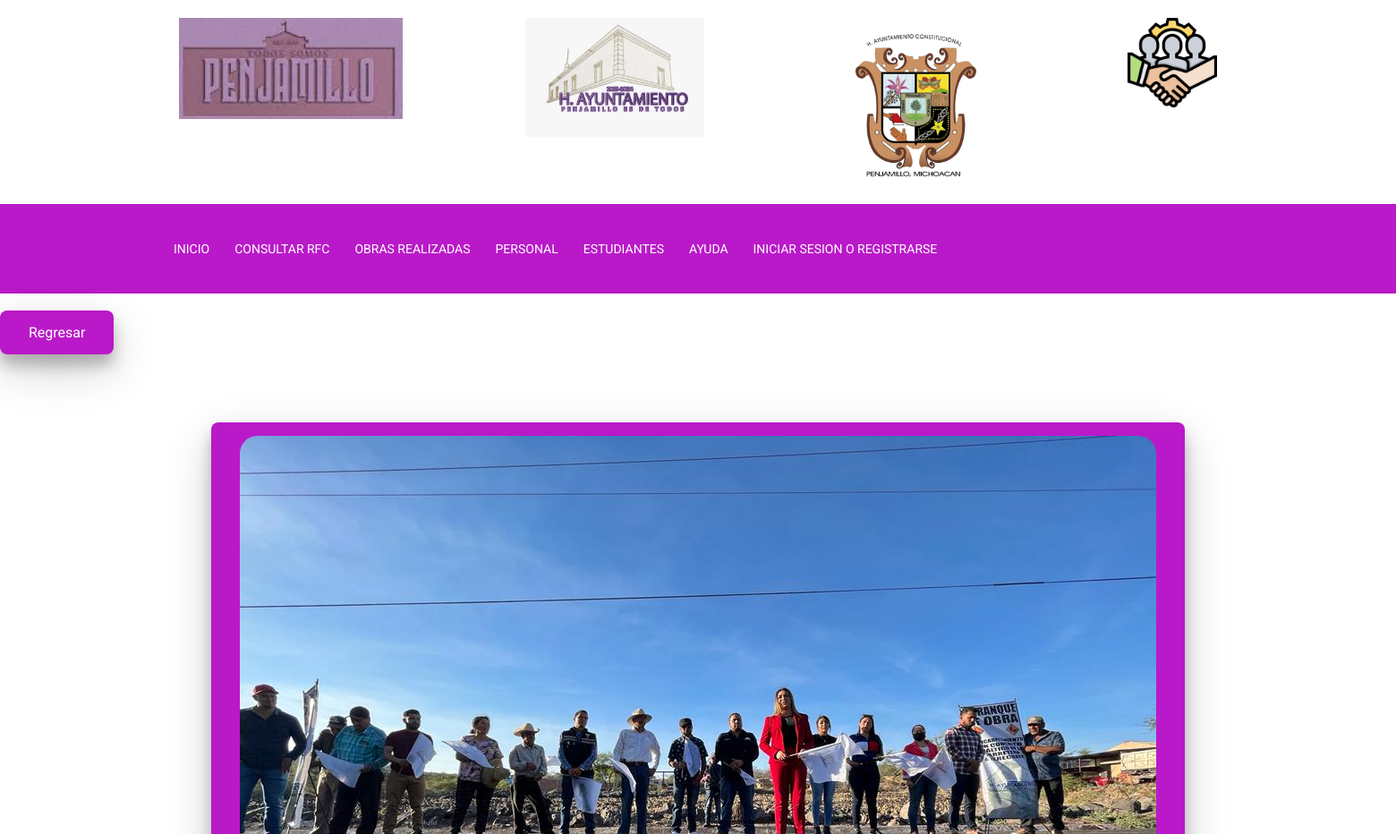
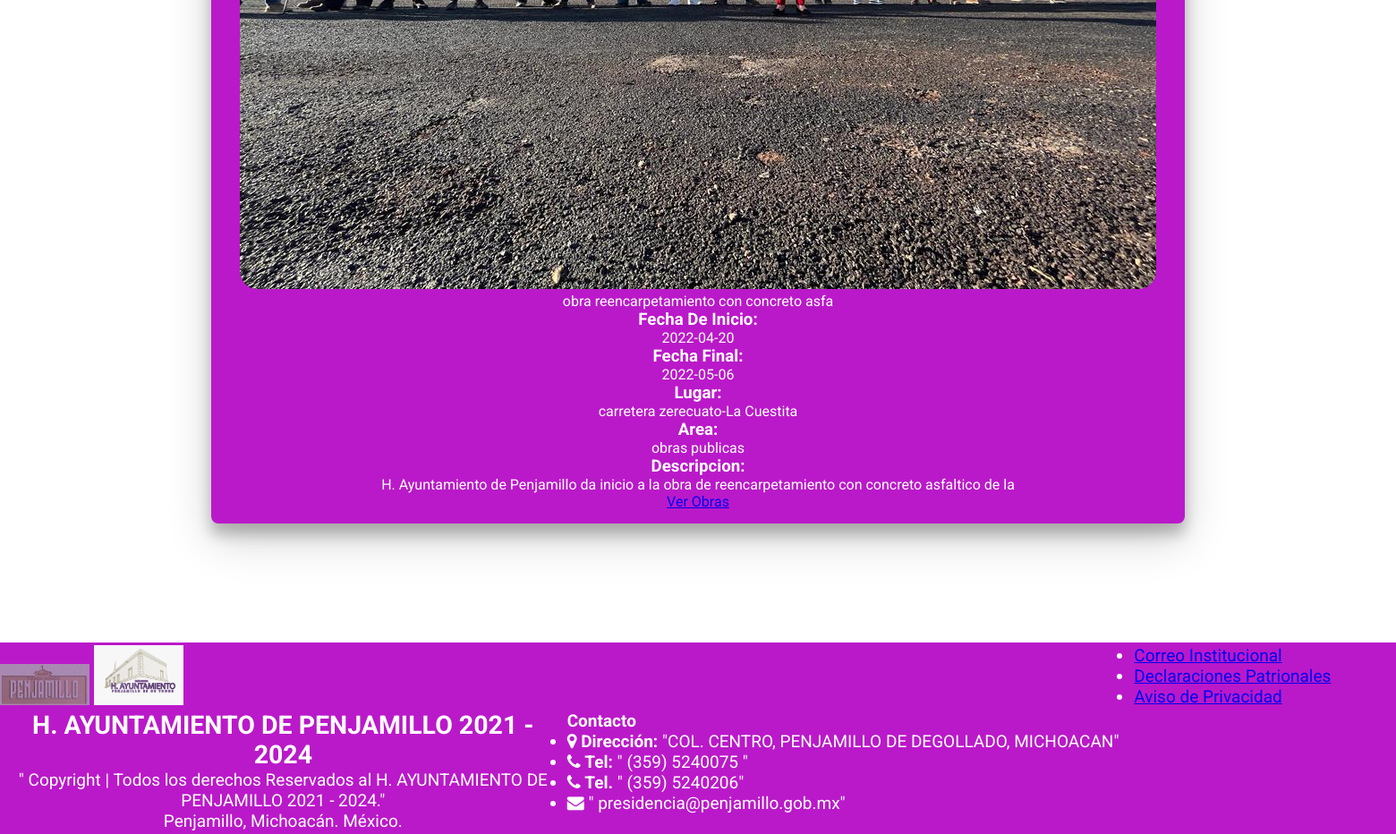
The app's page /obras/detalles_obra.php?id_obra=1 with its own data (2 pictures, top to bottom).
### tables this page shows
create table obras(
id_obra int (11)not null auto_increment,
nombre varchar (40)not null,
fecha_inicio date not null,
fecha_final date,
lugar varchar (40) not null,
area varchar (60) not null,
descripcion varchar(100),
imagen varchar(40),
primary key (id_obra));

### obras/detalles_obra.php (the view, shortened to what this page needs)
<!DOCTYPE html>
<html lang="en">
<head>
    <link rel="stylesheet" type="text/css"href="../css/estilos.css">
    <link rel="stylesheet" href="../font-awesome-4.7.0/css/font-awesome.min.css">
</head>
<body>
    <header>
        <div class="header_superior">
            <div class="logo">
            <img  src="../imagenes/logo.jpg" id="logo">
            </div>
            <div class="logo2">
                <img src="../imagenes/logo2.jpeg" id="logo2">
            </div>
            <div class="logo2">
                <img src="../imagenes/escudo.png" width="200" id="logo2">
            </div>
            <center><img src="../imagenes/trabajar.PNG" width="100" id="rfc"></center>
        </div>
        <div class="container_menu">
        <div class="menu">
            <nav>
                <ul>
                    <li><a href="../index.php"style="text-decoration:none">inicio</a></li>
                    <li><a href="../rfc.php"style="text-decoration:none">Consultar RFC</a></li>
                    <li><a href="../obras/inicio_obras.php"style="text-decoration:none">Obras realizadas</a></li>
                    <li><a href="../personal/personal.php"style="text-decoration:none">Personal</a></li>
                    <li><a href="../estudiantes/inicio_estudiantes.php"style="text-decoration:none">estudiantes</a></li>
                    <li><a href="#"style="text-decoration:none">Ayuda</a>
                    </li>
                        <?php
		                if(isset($_SESSION['Usuario'])){ ?>
		            <li><a href="../login/cerrar.php"style="text-decoration:none">cerrar Sesion</a></li>
		                <?php
		                } else {
		                ?>
	                <li><a href="../login.php"style="text-decoration:none">Iniciar Sesion O Registrarse</a></li>
		                <?php
		                }
		                ?>
                    </ul>
            </nav>
        </div>
        </div>
    <section><br>
    <a href="./inicio_obras.php" class="btn" style="text-decoration:none;"><input type="button" value="Regresar"
    style="box-shadow: 0 12px 16px 0 rgb(0 0 0 / 24%), 0 17px 50px 0 rgb(0 0 0 / 19%);
    color: white;
    padding: 15px 32px;
    text-align: center;
    text-decoration: none;
    display: inline-block;
    font-size: 16px;
    background: rgb(186,25,201);
    border: none;
    border-radius: 8px;
    cursor: pointer;"></a><br><br><br><br><br>
        <?php
             include '../conexion.php';
             $re=$mysql->query("select * from obras where id_obra=".$_GET['id_obra'])or die($mysql->error);
             while ($f=$re->fetch_array()){
        ?>
         <center>
             <div class="container" style="box-shadow: 0 12px 16px 0 rgb(0 0 0 / 24%), 0 17px 50px 0 rgb(0 0 0 / 19%);
    color: white;
    padding: 15px 32px;
    text-align: center;
    text-decoration: none;
    display: inline-block;
    font-size: 16px;
    background: rgb(186,25,201);
    border: none;
    border-radius: 8px;
    cursor: pointer;">
             <img class="imgen_obras" style="border-radius: 20px;" src="../img_obras/<?php echo $f['imagen'];?>"><br>
             <span><?php echo $f['nombre'];?></span><br>
             <span><h3>Fecha De Inicio:</h3> <?php echo $f['fecha_inicio'];?></span><br>
             <span><h3>Fecha Final: </h3><?php echo $f['fecha_final'];?></span><br>
             <span><h3>Lugar:</h3> <?php echo $f['lugar'];?></span><br>
             <span><h3>Area: </h3><?php echo $f['area'];?></span><br>
             <span><h3>Descripcion:</h3> <?php echo $f['descripcion'];?></span><br>
             <a href="inicio_obras.php"> Ver Obras </a>
              <?php } ?>
              </div>
         </center>
        <br><br><br><br><br><br>
                   <div class="footer" style="background: none repeat scroll 0 0 rgb(186,25,201);
    color: white;
    padding: 20px 0 20px;
    margin-top: 19px;
    font-size: 19px;
    width: 1900px;
    display: grid;
    grid-template-columns: repeat(3, 1fr);
    grid-gap: 1px;
    padding: 3px 0px;">
               <div class="col-md-3">
                   <img  width="100px;" src="../imagenes/logo.jpg">
                   <img width="100px;" src="../imagenes/logo2.jpeg">
               </div>
               <br>
               <br>
               <div class="footer-newsletter">
                   <ul class="contact">
                       <li>
                           <a target="_BLANK" href="https://penjamillo.gob.mx//webmail/">
                               <p>Correo Institucional</p>
                           </a>
                       </li>
                       <li>
                           <a target="_BLANK" href="https://igobdigital.com/declaranet/">
                               <p>Declaraciones Patrionales</p>
                           </a>
                       </li>
                       <li>
                           <a target="_BLANK" href="https://penjamillo.gob.mx//aviso-privacidad/">
                               <p>Aviso de Privacidad</p>
                           </a>
                       </li>
                   </ul>
               </div>
               <div class="col-md-5">
                   <div style="text-align: center" class="footer-about-us">
                   <h2>
                       <span style="color black; text-align: center">H. AYUNTAMIENTO DE PENJAMILLO 2021 - 2024</span>
                   </h2>
                   " Copyright | Todos los derechos Reservados al H. AYUNTAMIENTO DE PENJAMILLO 2021 - 2024."
                   <P>Penjamillo, Michoacán. México.</P>
                </div>
               </div>
              <div class="col-md-4">
                  <div class="footer-newslatter">
                      <h4>
                          <span style="color: white; text-align: center">Contacto</span>
                      </h4>
                      <ul class="contact">
                          <li>
                              <p>
                                  <i class="fa fa-map-marker">
                                  </i>
                                  <strong>Dirección:</strong>
                                  "COL. CENTRO, PENJAMILLO DE DEGOLLADO, MICHOACAN"
                              </p>
                          </li>
                          <li>
                              <i class="fa fa-phone">
                              </i>
                              <strong>Tel: </strong>
                              " (359) 5240075 "
                          </li>
                          <li>
                              <p>
                                  <i class="fa fa-phone"></i>
                                  <strong>Tel.</strong>
                                  " (359) 5240206"
                              </p>
                          </li>
                          <li>
                              <p>
                                  <i class="fa fa-envelope"></i>
                                  " presidencia@penjamillo.gob.mx"
                              </p>
                          </li>
                      </ul>
                  </div>
              </div>
           </div>
    </section>
</body>
</html>

### css/estilos.css (style rules this page uses)
* { margin: 0; padding: 0; box-sizing: border-box; font-family: 'Roboto', sans-serif; }
header { width: 100%; top: 0; left: 0; background: #fff; }
.header_superior { max-width: 1200px; margin: auto; display: flex; align-items: left; justify-content: space-between; padding: 20px; }
.logo img { width: 250px; }
.logo2 img { width: 200px; display: inline-block; vertical-align: top; }
.container_menu { width: 100%; padding: 70px; background: rgb(186, 25, 201); padding: 0px 20px; }
.menu { max-width: 1200px; margin: auto; height: 100px; }
nav { height: 100%; }
nav > ul { height: 100%; display: flex; }
nav ul li { height: 100%; list-style: none; position: relative; }
nav > ul > li >a { width: 100%; height: 100%; display: flex; align-items: center; padding: 14px; color: #fff; text-transform: uppercase; font-size: 14px; transition: all 300ms ease; }

### records on screen
obras: imagen (picture), nombre "obra reencarpetamiento con concreto asfa", fecha_inicio "2022-04-20", fecha_final "2022-05-06", lugar "carretera zerecuato-La Cuestita", area "obras publicas", descripcion "H. Ayuntamiento de Penjamillo da inicio a la obra de reencarpetamiento con concreto asfaltico de la"
